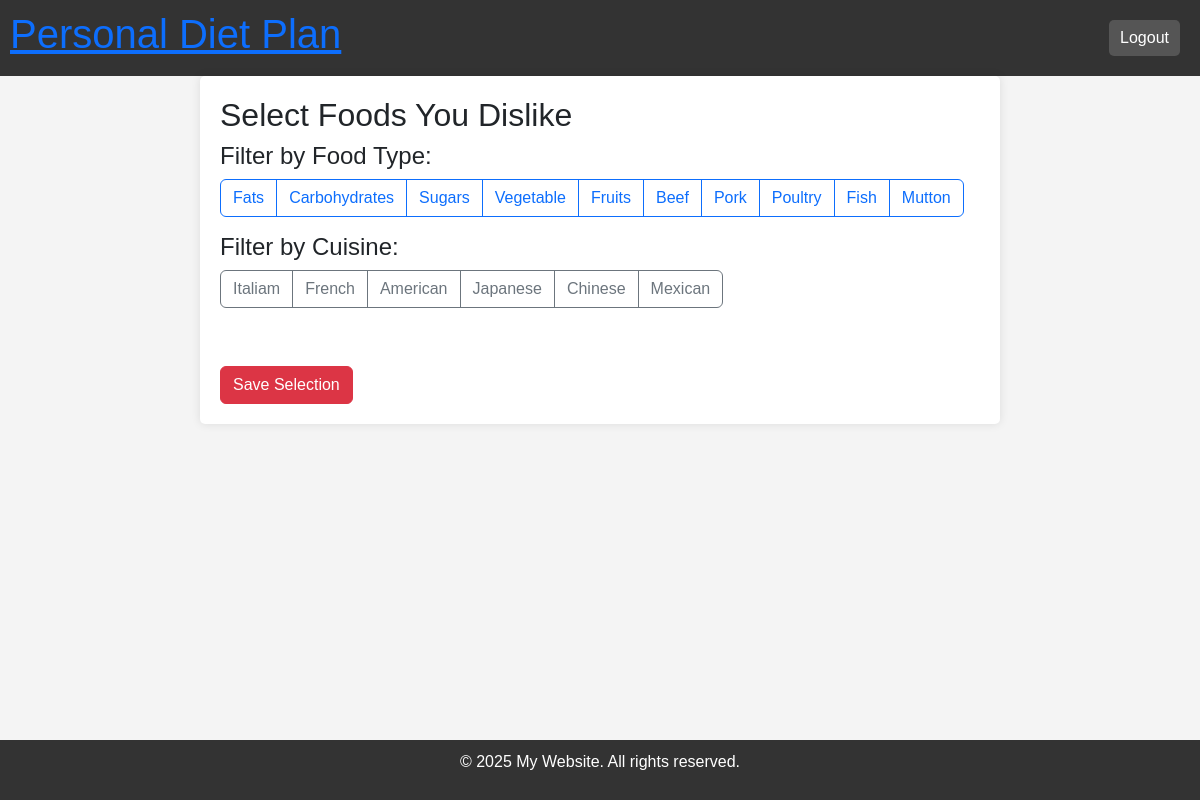
Screenshot of /disliked-foods/?filter_type=Fats (signed in) with the database file from the repository.
### webapp/models.py (models this page shows, shortened)
class FoodCategory(models.Model):
    name = models.CharField(max_length=50, unique=True)

class Cuisine(models.Model):
    name = models.CharField(max_length=50, unique=True)

### webapp/views.py (the view)
# urls.py: path("disliked-foods/", views.disliked_foods, name="disliked_foods"),
@login_required
def disliked_foods(request):
    foods = Food.objects.all()
    categories = FoodCategory.objects.all()
    cuisines = Cuisine.objects.all()
    user_selection, created = UserFoodSelection.objects.get_or_create(user=request.user)
    food_type = request.GET.get("filter_type")
    cuisine = request.GET.get("filter_cuisine")
    if food_type:
        foods = foods.filter(food_type__name=food_type)
    if cuisine:
        foods = foods.filter(cuisine__name=cuisine)
    if request.method == "POST":
        selected_food_ids = request.POST.getlist("foods")
        user_selection.disliked_foods.set(selected_food_ids)
        return redirect("allergy_dietary")
    return render(request, "disliked_foods.html", {
        "foods": foods,
        "user_selection": user_selection,
        "categories": categories,
        "cuisines": cuisines
    })

### webapp/templates/disliked_foods.html (shortened to what this page needs)
{% extends "base.html" %}
{% block content %}
<h2>Select Foods You Dislike</h2>
<h4>Filter by Food Type:</h4>
<div class="btn-group mb-3">
    {% for category in categories %}
        <a href="?filter_type={{ category.name }}" class="btn btn-outline-primary">{{ category.name }}</a>
    {% endfor %}
</div>
<h4>Filter by Cuisine:</h4>
<div class="btn-group mb-3">
    {% for cuisine in cuisines %}
        <a href="?filter_cuisine={{ cuisine.name }}" class="btn btn-outline-secondary">{{ cuisine.name }}</a>
    {% endfor %}
</div>
<form method="POST">
    <div class="form-check">
    </div>
    <button type="submit" class="btn btn-danger mt-3">Save Selection</button>
</form>
{% endblock %}

### webapp/static/style.css (style rules this page uses)
body { font-family: Arial, sans-serif; margin: 0; padding: 0; background-color: #f4f4f4; }

### rows the page displays
FoodCategory: name "Fats"
FoodCategory: name "Carbohydrates"
FoodCategory: name "Sugars"
FoodCategory: name "Vegetable"
FoodCategory: name "Fruits"
FoodCategory: name "Beef"
FoodCategory: name "Pork"
FoodCategory: name "Poultry"
FoodCategory: name "Fish"
FoodCategory: name "Mutton"
Cuisine: name "Italiam"
Cuisine: name "French"
Cuisine: name "American"
Cuisine: name "Japanese"
Cuisine: name "Chinese"
Cuisine: name "Mexican"
